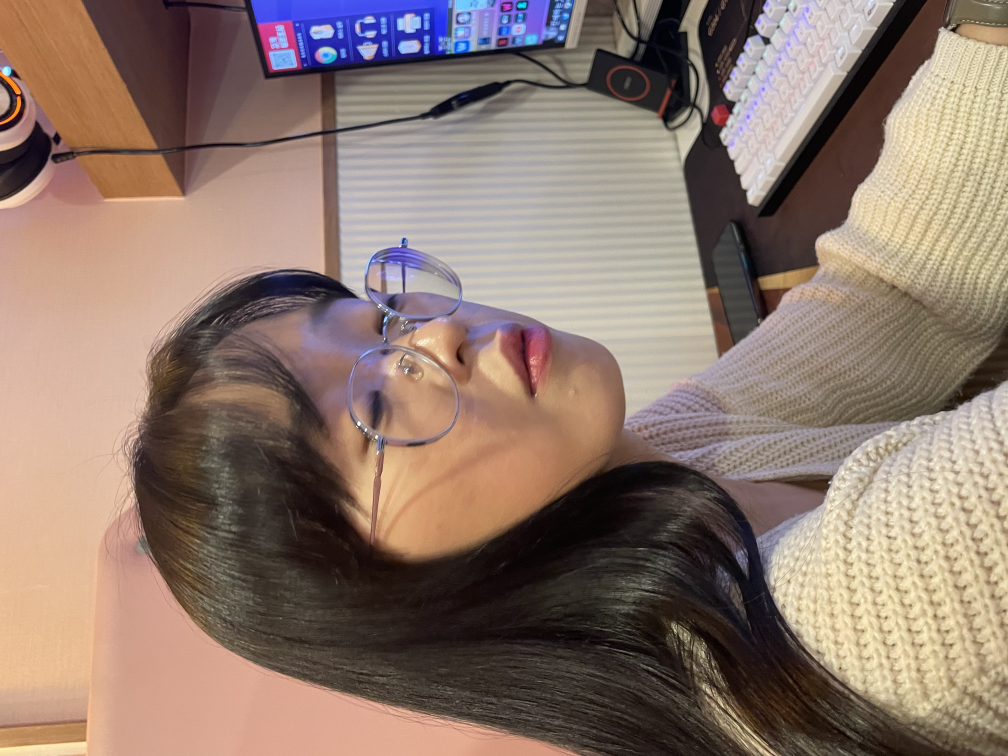
#> input picture img/img_001.jpg, 4032 x 3024 px (shown at 1/4 size)
$ python step_2_1.py
#> lines starting #> are read from the running program, lines starting #| are printed output that depends on the picture
from PIL import Image
from step_1_1 import IMG_DIR

# 비율 깨지면서
img = Image.open(IMG_DIR / "img_001.jpg")
#> img is the input picture: PIL image 4032x3024 RGB; mean R, G, B 141.8, 121.1, 109.9
print(f"{img.size=}, {img.format=}, {img.mode=}")
#| img.size=(4032, 3024), img.format='MPO', img.mode='RGB'

SIZE = (500,500)
img_resize = img.resize(SIZE)
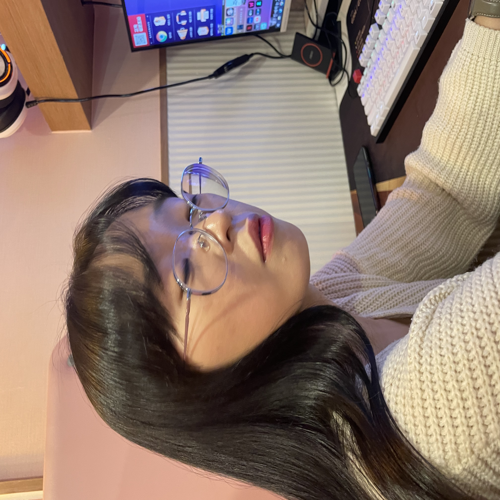
#> img_resize: PIL image 500x500 RGB; mean R, G, B 141.8, 121.1, 109.9
print(f"{img_resize.size=}")
#| img_resize.size=(500, 500)
img_resize.show()

# 비율 유지하면서
from PIL import ImageOps

img_cont = ImageOps.contain(img,SIZE)
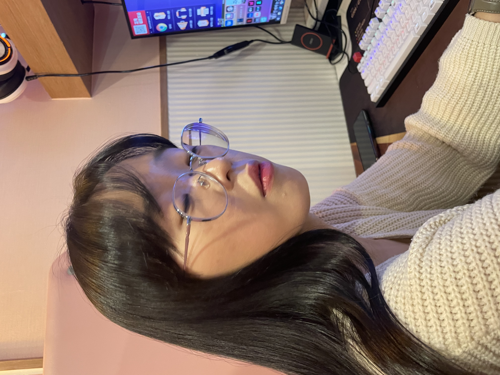
#> img_cont: PIL image 500x375 RGB; mean R, G, B 141.8, 121.1, 109.9
print(f"{img_cont.size = }")
#| img_cont.size = (500, 375)
img_cont.show()

$ run again, with img/img_002.jpg copied over img/img_001.jpg
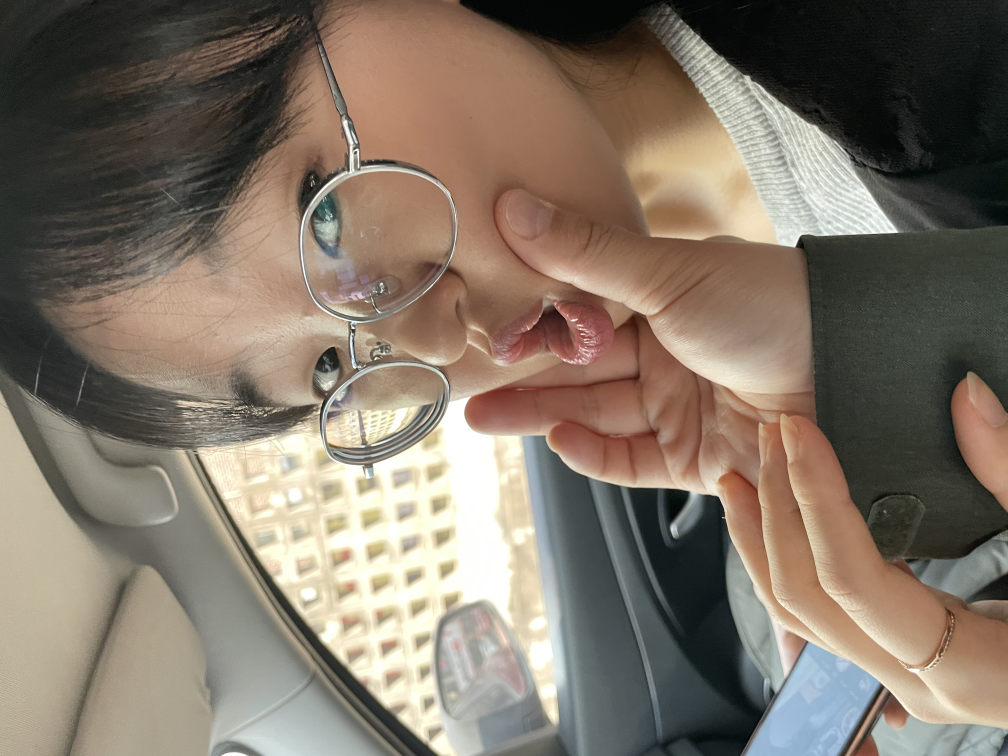
#> input picture img/img_002.jpg, 4032 x 3024 px (shown at 1/4 size)
#> img is the input picture: PIL image 4032x3024 RGB; mean R, G, B 129.4, 117.3, 103.8
#| img.size=(4032, 3024), img.format='MPO', img.mode='RGB'
#> `img_resize = img.resize(SIZE)`:
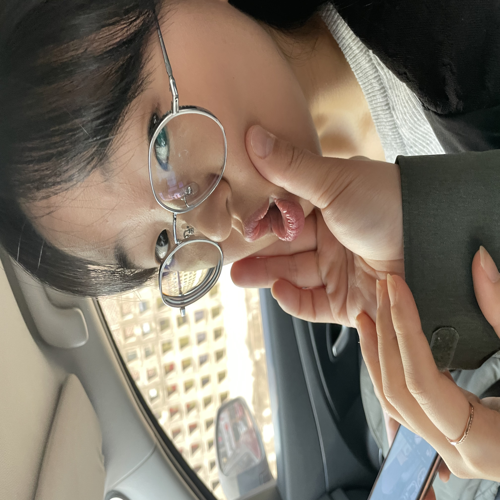
#> img_resize: PIL image 500x500 RGB; mean R, G, B 129.4, 117.3, 103.8
#| img_resize.size=(500, 500)
#> `img_cont = ImageOps.contain(img,SIZE)`:
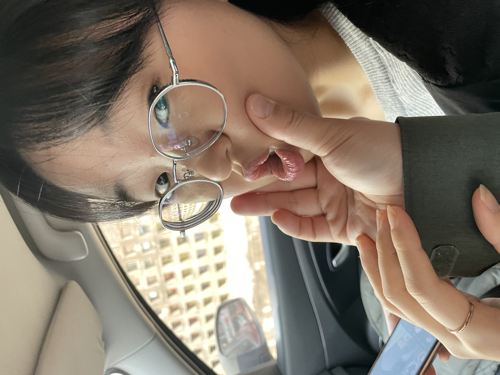
#> img_cont: PIL image 500x375 RGB; mean R, G, B 129.4, 117.3, 103.8
#| img_cont.size = (500, 375)

$ run again, with img/img_003.jpg copied over img/img_001.jpg
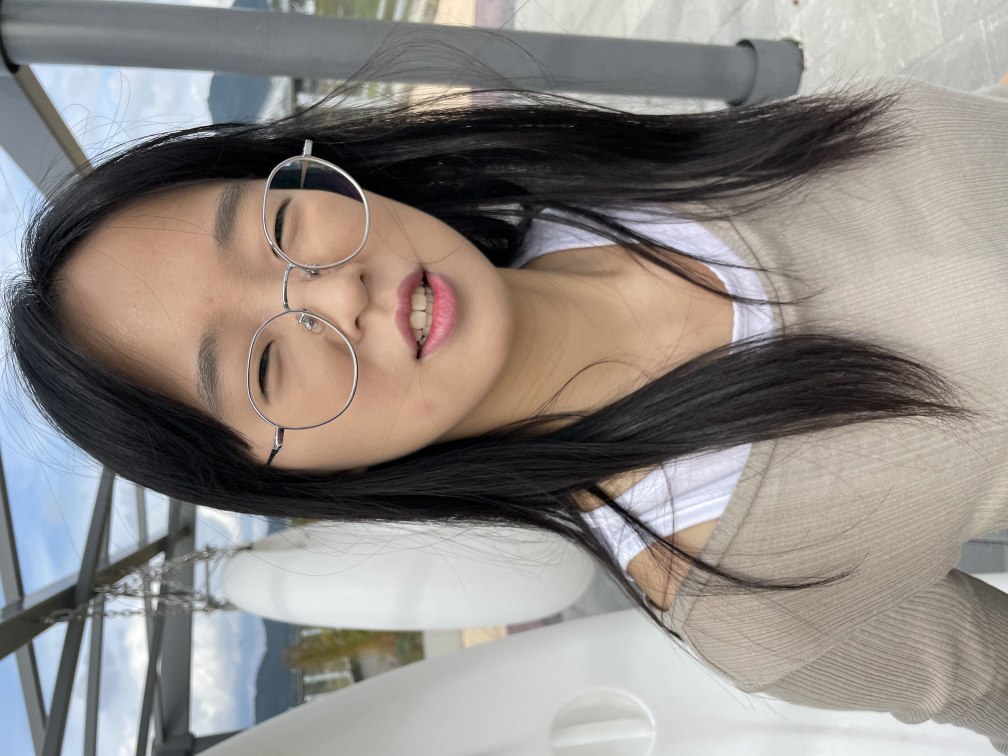
#> input picture img/img_003.jpg, 4032 x 3024 px (shown at 1/4 size)
#> img is the input picture: PIL image 4032x3024 RGB; mean R, G, B 142.5, 136.9, 132.5
#| img.size=(4032, 3024), img.format='MPO', img.mode='RGB'
#> `img_resize = img.resize(SIZE)`:
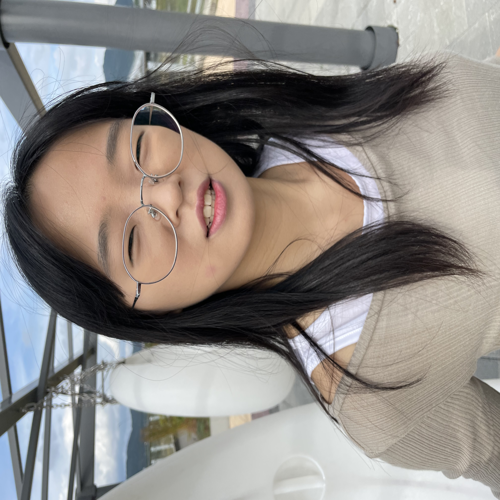
#> img_resize: PIL image 500x500 RGB; mean R, G, B 142.5, 136.9, 132.5
#| img_resize.size=(500, 500)
#> `img_cont = ImageOps.contain(img,SIZE)`:
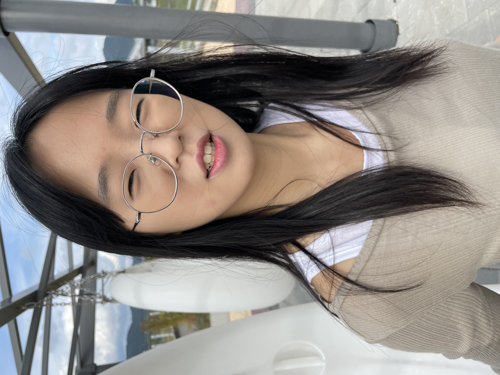
#> img_cont: PIL image 500x375 RGB; mean R, G, B 142.5, 136.9, 132.5
#| img_cont.size = (500, 375)
